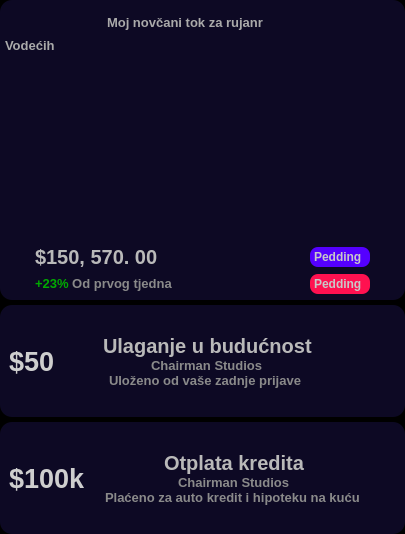
        <widget class="QFrame" name="frame_3">
         <property name="styleSheet">
          <string notr="true">background-color: rgb(0, 0, 0)</string>
         </property>
         <property name="frameShape">
          <enum>QFrame::NoFrame</enum>
         </property>
         <property name="frameShadow">
          <enum>QFrame::Raised</enum>
         </property>
         <layout class="QVBoxLayout" name="verticalLayout_4">
          <property name="spacing">
           <number>5</number>
          </property>
          <property name="leftMargin">
           <number>0</number>
          </property>
          <property name="topMargin">
           <number>0</number>
          </property>
          <property name="rightMargin">
           <number>0</number>
          </property>
          <property name="bottomMargin">
           <number>0</number>
          </property>
          <item>
           <widget class="QFrame" name="calenderBox">
            <property name="minimumSize">
             <size>
              <width>0</width>
              <height>300</height>
             </size>
            </property>
            <property name="styleSheet">
             <string notr="true">QFrame {
	background-color: rgb(13, 9, 36);
	border: none;
	border-radius: 12px;
}</string>
            </property>
            <property name="frameShape">
             <enum>QFrame::NoFrame</enum>
            </property>
            <property name="frameShadow">
             <enum>QFrame::Raised</enum>
            </property>
            <layout class="QVBoxLayout" name="verticalLayout_25">
             <property name="spacing">
              <number>0</number>
             </property>
             <property name="leftMargin">
              <number>5</number>
             </property>
             <property name="topMargin">
              <number>0</number>
             </property>
             <property name="rightMargin">
              <number>5</number>
             </property>
             <property name="bottomMargin">
              <number>0</number>
             </property>
             <item>
              <widget class="QFrame" name="frame_61">
               <property name="minimumSize">
                <size>
                 <width>0</width>
                 <height>30</height>
                </size>
               </property>
               <property name="maximumSize">
                <size>
                 <width>16777215</width>
                 <height>30</height>
                </size>
               </property>
               <property name="styleSheet">
                <string notr="true"/>
               </property>
               <property name="frameShape">
                <enum>QFrame::NoFrame</enum>
               </property>
               <property name="frameShadow">
                <enum>QFrame::Raised</enum>
               </property>
               <layout class="QHBoxLayout" name="horizontalLayout_38">
                <property name="spacing">
                 <number>0</number>
                </property>
                <property name="leftMargin">
                 <number>0</number>
                </property>
                <property name="topMargin">
                 <number>0</number>
                </property>
                <property name="rightMargin">
                 <number>10</number>
                </property>
                <property name="bottomMargin">
                 <number>0</number>
                </property>
                <item alignment="Qt::AlignHCenter|Qt::AlignBottom">
                 <widget class="QLabel" name="label_46">
                  <property name="minimumSize">
                   <size>
                    <width>180</width>
                    <height>0</height>
                   </size>
                  </property>
                  <property name="maximumSize">
                   <size>
                    <width>150</width>
                    <height>16777215</height>
                   </size>
                  </property>
                  <property name="font">
                   <font>
                    <pointsize>10</pointsize>
                    <weight>75</weight>
                    <bold>true</bold>
                   </font>
                  </property>
                  <property name="styleSheet">
                   <string notr="true">color: rgb(170, 170, 170);</string>
                  </property>
                  <property name="text">
                   <string>Moj novčani tok za rujanr</string>
                  </property>
                 </widget>
                </item>
               </layout>
              </widget>
             </item>
             <item>
              <widget class="QLabel" name="label_47">
               <property name="minimumSize">
                <size>
                 <width>180</width>
                 <height>0</height>
                </size>
               </property>
               <property name="maximumSize">
                <size>
                 <width>150</width>
                 <height>30</height>
                </size>
               </property>
               <property name="font">
                <font>
                 <pointsize>10</pointsize>
                 <weight>75</weight>
                 <bold>true</bold>
                </font>
               </property>
               <property name="styleSheet">
                <string notr="true">color: rgb(170, 170, 170);</string>
               </property>
               <property name="text">
                <string>Vodećih</string>
               </property>
              </widget>
             </item>
             <item>
              <widget class="QFrame" name="frame_59">
               <property name="styleSheet">
                <string notr="true">border-image: url(:/icons/chart2.jpg);
</string>
               </property>
               <property name="frameShape">
                <enum>QFrame::StyledPanel</enum>
               </property>
               <property name="frameShadow">
                <enum>QFrame::Raised</enum>
               </property>
              </widget>
             </item>
             <item>
              <widget class="QFrame" name="frame_60">
               <property name="maximumSize">
                <size>
                 <width>16777215</width>
                 <height>60</height>
                </size>
               </property>
               <property name="styleSheet">
                <string notr="true"/>
               </property>
               <property name="frameShape">
                <enum>QFrame::StyledPanel</enum>
               </property>
               <property name="frameShadow">
                <enum>QFrame::Raised</enum>
               </property>
               <layout class="QGridLayout" name="gridLayout_2">
                <property name="leftMargin">
                 <number>30</number>
                </property>
                <property name="topMargin">
                 <number>0</number>
                </property>
                <property name="rightMargin">
                 <number>30</number>
                </property>
                <property name="bottomMargin">
                 <number>0</number>
                </property>
                <property name="spacing">
                 <number>0</number>
                </property>
                <item row="0" column="0">
                 <widget class="QLabel" name="label_48">
                  <property name="font">
                   <font>
                    <pointsize>15</pointsize>
                    <weight>75</weight>
                    <bold>true</bold>
                   </font>
                  </property>
                  <property name="styleSheet">
                   <string notr="true">color: rgb(182, 182, 182);</string>
                  </property>
                  <property name="text">
                   <string>&lt;html&gt;&lt;head/&gt;&lt;body&gt;&lt;p&gt;&lt;span style=&quot; color:#b9b9b9;&quot;&gt;$150, 570. 00&lt;/span&gt;&lt;/p&gt;&lt;/body&gt;&lt;/html&gt;</string>
                  </property>
                 </widget>
                </item>
                <item row="0" column="1">
                 <widget class="QLabel" name="label_49">
                  <property name="minimumSize">
                   <size>
                    <width>0</width>
                    <height>20</height>
                   </size>
                  </property>
                  <property name="maximumSize">
                   <size>
                    <width>60</width>
                    <height>20</height>
                   </size>
                  </property>
                  <property name="font">
                   <font>
                    <weight>75</weight>
                    <bold>true</bold>
                   </font>
                  </property>
                  <property name="styleSheet">
                   <string notr="true">color: rgb(200, 200, 200);
background-color: rgb(85, 0, 255);
padding: 1px;
border-radius: 8px;</string>
                  </property>
                  <property name="text">
                   <string>Pedding</string>
                  </property>
                 </widget>
                </item>
                <item row="1" column="0">
                 <widget class="QLabel" name="label_51">
                  <property name="minimumSize">
                   <size>
                    <width>50</width>
                    <height>0</height>
                   </size>
                  </property>
                  <property name="font">
                   <font>
                    <pointsize>10</pointsize>
                    <weight>75</weight>
                    <bold>true</bold>
                   </font>
                  </property>
                  <property name="styleSheet">
                   <string notr="true">color: rgb(138, 138, 138);</string>
                  </property>
                  <property name="text">
                   <string>&lt;html&gt;&lt;head/&gt;&lt;body&gt;&lt;p&gt;&lt;span style=&quot; color:#00aa00;&quot;&gt;+23%&lt;/span&gt; Od prvog tjedna&lt;/p&gt;&lt;/body&gt;&lt;/html&gt;</string>
                  </property>
                 </widget>
                </item>
                <item row="1" column="1">
                 <widget class="QLabel" name="label_50">
                  <property name="minimumSize">
                   <size>
                    <width>0</width>
                    <height>20</height>
                   </size>
                  </property>
                  <property name="maximumSize">
                   <size>
                    <width>60</width>
                    <height>20</height>
                   </size>
                  </property>
                  <property name="font">
                   <font>
                    <weight>75</weight>
                    <bold>true</bold>
                   </font>
                  </property>
                  <property name="styleSheet">
                   <string notr="true">color: rgb(200, 200, 200);
background-color: rgb(255, 17, 80);
padding: 1px;
border-radius: 8px;</string>
                  </property>
                  <property name="text">
                   <string>Pedding</string>
                  </property>
                 </widget>
                </item>
               </layout>
              </widget>
             </item>
            </layout>
           </widget>
          </item>
          <item>
           <widget class="QFrame" name="investBox">
            <property name="maximumSize">
             <size>
              <width>16777215</width>
              <height>150</height>
             </size>
            </property>
            <property name="styleSheet">
             <string notr="true">QFrame {
	background-color: rgb(13, 9, 36);
	border: none;
	border-radius: 12px;
}</string>
            </property>
            <property name="frameShape">
             <enum>QFrame::NoFrame</enum>
            </property>
            <property name="frameShadow">
             <enum>QFrame::Raised</enum>
            </property>
            <layout class="QHBoxLayout" name="horizontalLayout_39">
             <item>
              <widget class="QLabel" name="label_52">
               <property name="minimumSize">
                <size>
                 <width>60</width>
                 <height>60</height>
                </size>
               </property>
               <property name="maximumSize">
                <size>
                 <width>60</width>
                 <height>60</height>
                </size>
               </property>
               <property name="font">
                <font>
                 <pointsize>20</pointsize>
                 <weight>75</weight>
                 <bold>true</bold>
                </font>
               </property>
               <property name="styleSheet">
                <string notr="true">color: rgb(206, 206, 206);</string>
               </property>
               <property name="text">
                <string>$50</string>
               </property>
              </widget>
             </item>
             <item>
              <widget class="QFrame" name="frame_63">
               <property name="frameShape">
                <enum>QFrame::StyledPanel</enum>
               </property>
               <property name="frameShadow">
                <enum>QFrame::Raised</enum>
               </property>
               <layout class="QVBoxLayout" name="verticalLayout_27">
                <property name="spacing">
                 <number>0</number>
                </property>
                <property name="leftMargin">
                 <number>0</number>
                </property>
                <property name="topMargin">
                 <number>20</number>
                </property>
                <property name="rightMargin">
                 <number>0</number>
                </property>
                <property name="bottomMargin">
                 <number>20</number>
                </property>
                <item alignment="Qt::AlignHCenter|Qt::AlignVCenter">
                 <widget class="QLabel" name="label_53">
                  <property name="font">
                   <font>
                    <pointsize>15</pointsize>
                    <weight>75</weight>
                    <bold>true</bold>
                   </font>
                  </property>
                  <property name="styleSheet">
                   <string notr="true">color: rgb(182, 182, 182);</string>
                  </property>
                  <property name="text">
                   <string>&lt;html&gt;&lt;head/&gt;&lt;body&gt;&lt;p&gt;&lt;span style=&quot; color:#b9b9b9;&quot;&gt;Ulaganje u budućnost&lt;/span&gt;&lt;/p&gt;&lt;/body&gt;&lt;/html&gt;</string>
                  </property>
                 </widget>
                </item>
                <item alignment="Qt::AlignHCenter|Qt::AlignVCenter">
                 <widget class="QLabel" name="label_54">
                  <property name="minimumSize">
                   <size>
                    <width>0</width>
                    <height>0</height>
                   </size>
                  </property>
                  <property name="font">
                   <font>
                    <pointsize>10</pointsize>
                    <weight>75</weight>
                    <bold>true</bold>
                   </font>
                  </property>
                  <property name="styleSheet">
                   <string notr="true">color: rgb(138, 138, 138);</string>
                  </property>
                  <property name="text">
                   <string>Chairman Studios</string>
                  </property>
                 </widget>
                </item>
                <item alignment="Qt::AlignHCenter|Qt::AlignVCenter">
                 <widget class="QLabel" name="label_55">
                  <property name="minimumSize">
                   <size>
                    <width>0</width>
                    <height>0</height>
                   </size>
                  </property>
                  <property name="font">
                   <font>
                    <pointsize>10</pointsize>
                    <weight>75</weight>
                    <bold>true</bold>
                   </font>
                  </property>
                  <property name="styleSheet">
                   <string notr="true">color: rgb(138, 138, 138);</string>
                  </property>
                  <property name="text">
                   <string>Uloženo od vaše zadnje prijave </string>
                  </property>
                 </widget>
                </item>
               </layout>
              </widget>
             </item>
             <item>
              <widget class="QFrame" name="frame_62">
               <property name="maximumSize">
                <size>
                 <width>50</width>
                 <height>16777215</height>
                </size>
               </property>
               <property name="frameShape">
                <enum>QFrame::StyledPanel</enum>
               </property>
               <property name="frameShadow">
                <enum>QFrame::Raised</enum>
               </property>
               <layout class="QVBoxLayout" name="verticalLayout_26" stretch="0,0">
                <property name="spacing">
                 <number>0</number>
                </property>
                <property name="leftMargin">
                 <number>0</number>
                </property>
                <property name="topMargin">
                 <number>0</number>
                </property>
                <property name="rightMargin">
                 <number>0</number>
                </property>
                <property name="bottomMargin">
                 <number>0</number>
                </property>
                <item alignment="Qt::AlignTop">
                 <widget class="QPushButton" name="pushButton_14">
                  <property name="minimumSize">
                   <size>
                    <width>26</width>
                    <height>26</height>
                   </size>
                  </property>
                  <property name="maximumSize">
                   <size>
                    <width>26</width>
                    <height>26</height>
                   </size>
                  </property>
                  <property name="styleSheet">
                   <string notr="true">QPushButton {
	border: none;
	background-color: rgb(13, 9, 36);
	border-radius: 13;
}

QPushButton:hover {
	background-color: rgb(124, 124, 124);
}

QPushButton:pressed {
	background-color: rgb(0, 0, 0);
}</string>
                  </property>
                  <property name="text">
                   <string/>
                  </property>
                  <property name="icon">
                   <iconset resource="resources/resources.qrc">
                    <normaloff>:/icons/icons/more.svg</normaloff>:/icons/icons/more.svg</iconset>
                  </property>
                  <property name="iconSize">
                   <size>
                    <width>24</width>
                    <height>24</height>
                   </size>
                  </property>
                 </widget>
                </item>
                <item alignment="Qt::AlignBottom">
                 <widget class="QPushButton" name="pushButton_13">
                  <property name="minimumSize">
                   <size>
                    <width>26</width>
                    <height>26</height>
                   </size>
                  </property>
                  <property name="maximumSize">
                   <size>
                    <width>26</width>
                    <height>26</height>
                   </size>
                  </property>
                  <property name="styleSheet">
                   <string notr="true">QPushButton {
	border: none;
	background-color: rgb(13, 9, 36);
	border-radius: 13;
}</string>
                  </property>
                  <property name="text">
                   <string/>
                  </property>
                  <property name="icon">
                   <iconset resource="resources/resources.qrc">
                    <normaloff>:/icons/icons/black-shades.svg</normaloff>:/icons/icons/black-shades.svg</iconset>
                  </property>
                  <property name="iconSize">
                   <size>
                    <width>24</width>
                    <height>24</height>
                   </size>
                  </property>
                 </widget>
                </item>
               </layout>
              </widget>
             </item>
            </layout>
           </widget>
          </item>
          <item>
           <widget class="QFrame" name="loadnsBox">
            <property name="maximumSize">
             <size>
              <width>16777215</width>
              <height>150</height>
             </size>
            </property>
            <property name="styleSheet">
             <string notr="true">QFrame {
	background-color: rgb(13, 9, 36);
	border: none;
	border-radius: 12px;
}</string>
            </property>
            <property name="frameShape">
             <enum>QFrame::NoFrame</enum>
            </property>
            <property name="frameShadow">
             <enum>QFrame::Raised</enum>
            </property>
            <layout class="QHBoxLayout" name="horizontalLayout_40">
             <item>
              <widget class="QLabel" name="label_59">
               <property name="minimumSize">
                <size>
                 <width>90</width>
                 <height>60</height>
                </size>
               </property>
               <property name="maximumSize">
                <size>
                 <width>60</width>
                 <height>60</height>
                </size>
               </property>
               <property name="font">
                <font>
                 <pointsize>20</pointsize>
                 <weight>75</weight>
                 <bold>true</bold>
                </font>
               </property>
               <property name="styleSheet">
                <string notr="true">color: rgb(206, 206, 206);</string>
               </property>
               <property name="text">
                <string>$100k</string>
               </property>
              </widget>
             </item>
             <item>
              <widget class="QFrame" name="frame_64">
               <property name="frameShape">
                <enum>QFrame::StyledPanel</enum>
               </property>
               <property name="frameShadow">
                <enum>QFrame::Raised</enum>
               </property>
               <layout class="QVBoxLayout" name="verticalLayout_28">
                <property name="spacing">
                 <number>0</number>
                </property>
                <property name="leftMargin">
                 <number>0</number>
                </property>
                <property name="topMargin">
                 <number>20</number>
                </property>
                <property name="rightMargin">
                 <number>0</number>
                </property>
                <property name="bottomMargin">
                 <number>20</number>
                </property>
                <item alignment="Qt::AlignHCenter|Qt::AlignVCenter">
                 <widget class="QLabel" name="label_56">
                  <property name="font">
                   <font>
                    <pointsize>15</pointsize>
                    <weight>75</weight>
                    <bold>true</bold>
                   </font>
                  </property>
                  <property name="styleSheet">
                   <string notr="true">color: rgb(182, 182, 182);</string>
                  </property>
                  <property name="text">
                   <string>&lt;html&gt;&lt;head/&gt;&lt;body&gt;&lt;p&gt;&lt;span style=&quot; color:#b9b9b9;&quot;&gt;Otplata kredita&lt;/span&gt;&lt;/p&gt;&lt;/body&gt;&lt;/html&gt;</string>
                  </property>
                 </widget>
                </item>
                <item alignment="Qt::AlignHCenter|Qt::AlignVCenter">
                 <widget class="QLabel" name="label_57">
                  <property name="minimumSize">
                   <size>
                    <width>0</width>
                    <height>0</height>
                   </size>
                  </property>
                  <property name="font">
                   <font>
                    <pointsize>10</pointsize>
                    <weight>75</weight>
                    <bold>true</bold>
                   </font>
                  </property>
                  <property name="styleSheet">
                   <string notr="true">color: rgb(138, 138, 138);</string>
                  </property>
                  <property name="text">
                   <string>Chairman Studios</string>
                  </property>
                 </widget>
                </item>
                <item alignment="Qt::AlignHCenter|Qt::AlignVCenter">
                 <widget class="QLabel" name="label_58">
                  <property name="minimumSize">
                   <size>
                    <width>0</width>
                    <height>0</height>
                   </size>
                  </property>
                  <property name="font">
                   <font>
                    <pointsize>10</pointsize>
                    <weight>75</weight>
                    <bold>true</bold>
                   </font>
                  </property>
                  <property name="styleSheet">
                   <string notr="true">color: rgb(138, 138, 138);</string>
                  </property>
                  <property name="text">
                   <string>Plaćeno za auto kredit i hipoteku na kuću </string>
                  </property>
                 </widget>
                </item>
               </layout>
              </widget>
             </item>
             <item>
              <widget class="QFrame" name="frame_65">
               <property name="maximumSize">
                <size>
                 <width>50</width>
                 <height>16777215</height>
                </size>
               </property>
               <property name="frameShape">
                <enum>QFrame::StyledPanel</enum>
               </property>
               <property name="frameShadow">
                <enum>QFrame::Raised</enum>
               </property>
               <layout class="QVBoxLayout" name="verticalLayout_29" stretch="0,0">
                <property name="spacing">
                 <number>0</number>
                </property>
                <property name="leftMargin">
                 <number>0</number>
                </property>
                <property name="topMargin">
                 <number>0</number>
                </property>
                <property name="rightMargin">
                 <number>0</number>
                </property>
                <property name="bottomMargin">
                 <number>0</number>
                </property>
                <item alignment="Qt::AlignTop">
                 <widget class="QPushButton" name="pushButton_15">
                  <property name="minimumSize">
                   <size>
                    <width>26</width>
                    <height>26</height>
                   </size>
                  </property>
                  <property name="maximumSize">
                   <size>
                    <width>26</width>
                    <height>26</height>
                   </size>
                  </property>
                  <property name="styleSheet">
                   <string notr="true">QPushButton {
	border: none;
	background-color: rgb(13, 9, 36);
	border-radius: 13;
}

QPushButton:hover {
	background-color: rgb(124, 124, 124);
}

QPushButton:pressed {
	background-color: rgb(0, 0, 0);
}</string>
                  </property>
                  <property name="text">
                   <string/>
                  </property>
                  <property name="icon">
                   <iconset resource="resources/resources.qrc">
                    <normaloff>:/icons/icons/more.svg</normaloff>:/icons/icons/more.svg</iconset>
                  </property>
                  <property name="iconSize">
                   <size>
                    <width>24</width>
                    <height>24</height>
                   </size>
                  </property>
                 </widget>
                </item>
                <item alignment="Qt::AlignBottom">
                 <widget class="QPushButton" name="pushButton_16">
                  <property name="minimumSize">
                   <size>
                    <width>26</width>
                    <height>26</height>
                   </size>
                  </property>
                  <property name="maximumSize">
                   <size>
                    <width>26</width>
                    <height>26</height>
                   </size>
                  </property>
                  <property name="styleSheet">
                   <string notr="true">QPushButton {
	border: none;
	background-color: rgb(13, 9, 36);
	border-radius: 13;
}</string>
                  </property>
                  <property name="text">
                   <string/>
                  </property>
                  <property name="icon">
                   <iconset resource="resources/resources.qrc">
                    <normaloff>:/icons/icons/cry.svg</normaloff>:/icons/icons/cry.svg</iconset>
                  </property>
                  <property name="iconSize">
                   <size>
                    <width>24</width>
                    <height>24</height>
                   </size>
                  </property>
                 </widget>
                </item>
               </layout>
              </widget>
             </item>
            </layout>
           </widget>
          </item>
         </layout>
        </widget>
